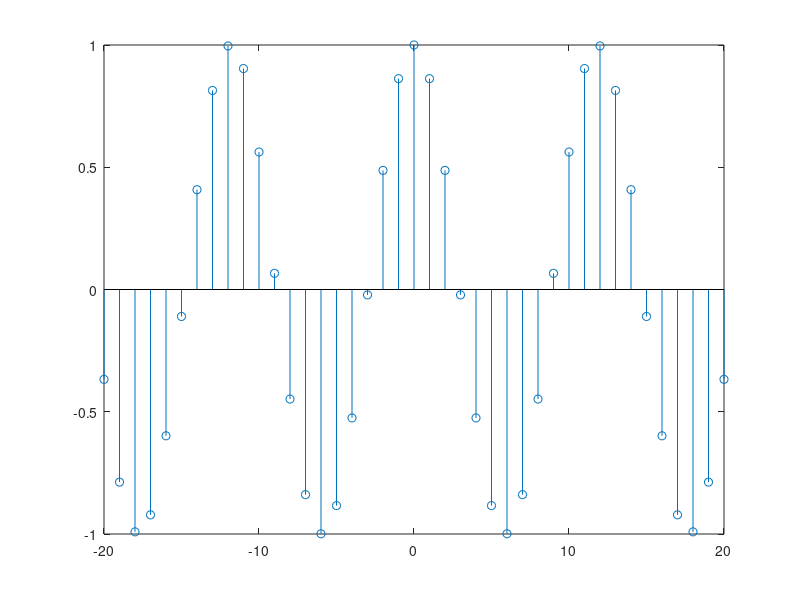

Reproduce this figure in MATLAB. (Note: this script raises an error after producing the figure.)
%F = 0:0.01:10; 
%H=(0.2)./(1-0.8*exp(-j*2*pi*F));
%plot(F, abs(H))
%title('Magnitude plot')
%xlabel('F')
Fs = 100
Ts=1/Fs
n = -20:1:20;
x = cos(100.*n);
stem(n,x)
%F1=symsum((cos(n)),n,0,3)
F1=symsum((4.*pi.*cos(n)./(pi*(2*n+1).^2)),n,0,20)


%h=0.2.*(0.8).^n.*Ts      
%y=conv(x,h)           %Convolution

%k=[-20 : 1 : 20]
%m=dirac(k)
%idx = m == inf
%m(idx) = 1
%y =-2*10^5.*sinc(0.8.*k) + m
%stem(k,m) %Plotting signal after convolution.
%hold on
%stem(k,y)
%xlabel('n')
%ylabel('h(n)')
%title('Impulse Response of HPF')